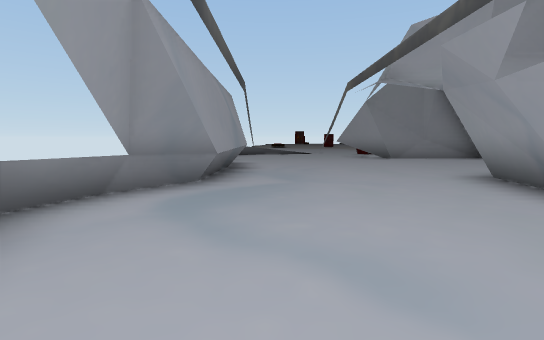
[1] (above)

12 first-person views from a walk through a scene from a Unity 3-D project. The camera is 1.4 m above the floor, tilts 6° down and sees 85° across. The floor is counted in squares, 2 m on a side. Each view is taken from the middle of a square. On the plan, view 1 faces up. The plan holds only what a view shows up to about 10 squares ahead; the rest is blank. The place goes on beyond the plan. The player character is not drawn.

[2]
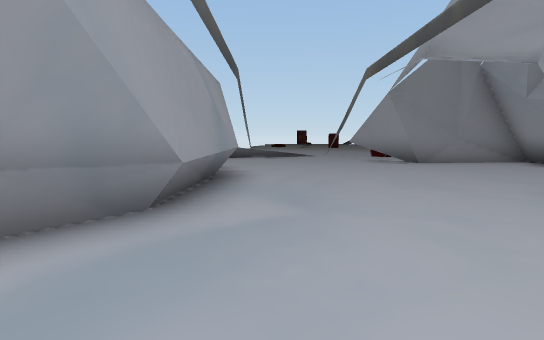

[3]
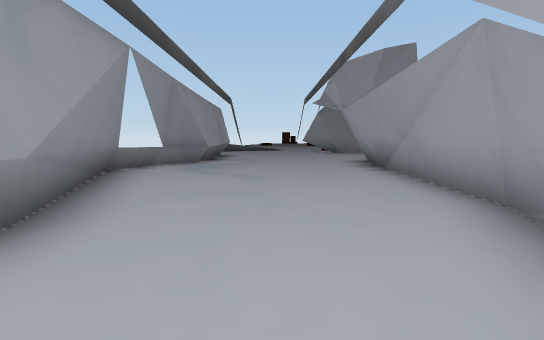

[4]
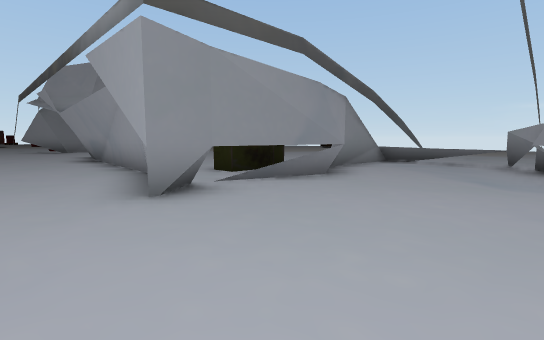

[5]
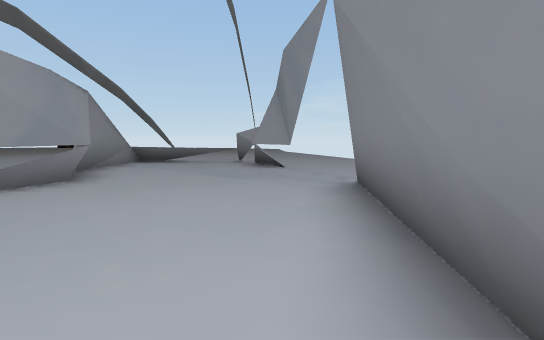

[6]
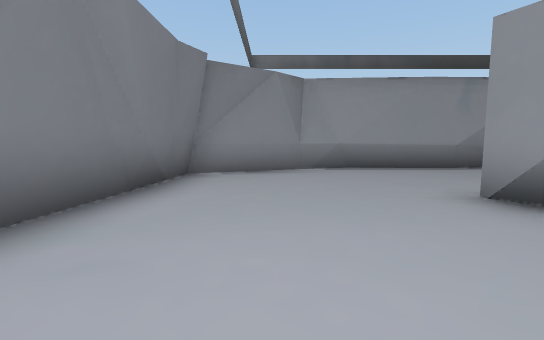

[7]
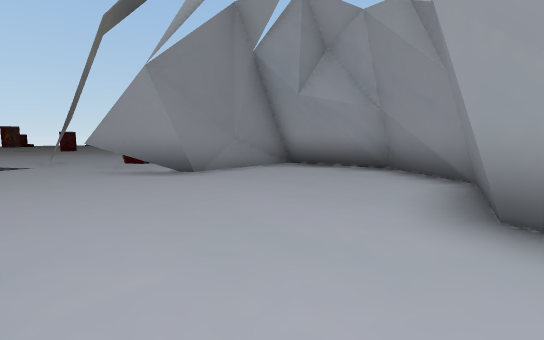

[8]
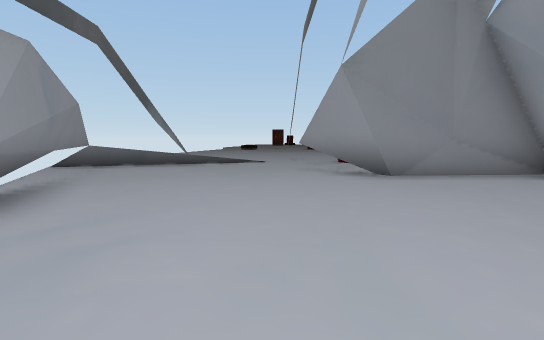

[9]
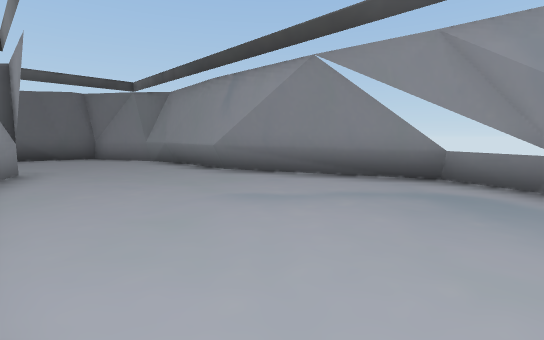

[10]
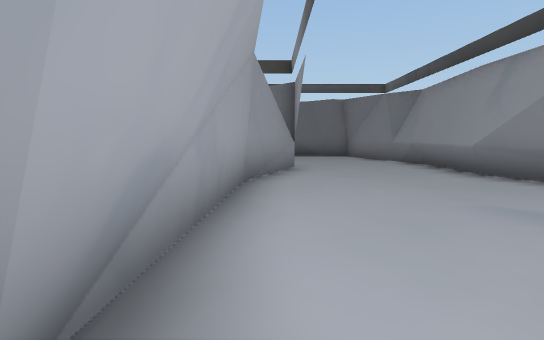

[11]
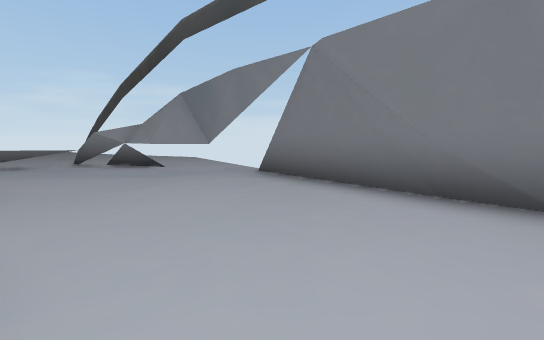

[12]
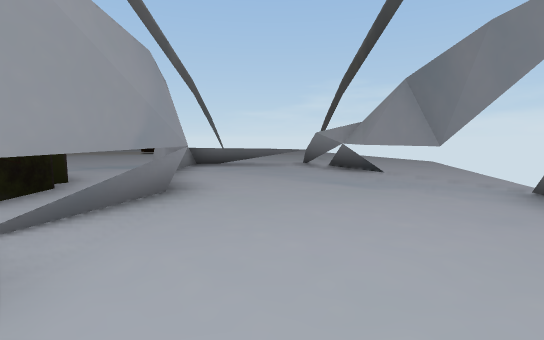

### Floor plan
Points are (right, up) in squares from view 1. A wall is a line through its corners. A room is listed if a view was taken in it or the views show most of it. See-through windows are left out.
Room 1 (views 1, 2, 3, 4, 5, 6, 7, 8, 9, 10, 11, 12)
walls: (3.6, 1.5) (3.3, 3.7) (3.7, 5.4); (3.4, -1) (3.7, 3); (3.9, 5.5) (6.1, 6); (-0.9, -1.2) (-1, -4.6); (-1.8, 4) (-1.8, 3.2); (6.4, 6.1) (7.7, 7.9); (6.4, 6.1) (6.8, 7.1); (-2.4, 2.6) (-0.8, -1.8); (3.4, -3.5) (2.4, -3.5) (2.4, -3); (2.4, -3.5) (3.4, -0.8); (-1, 6.5) (-1, 4.6) (-1.9, 3.6); (6.7, 6.8) (7.5, 8) (7.3, 8.4) (7, 10.3); (6.3, -3.7) (4, -3); (6.2, -3.8) (6.4, -3.4); (6.3, -3.8) (5.7, -3.8); (6.3, -3.8) (3.3, -3.5); (-0.6, 7.8) (-1, 5.1) (-2, 3.8); (7.4, 7.8) (7.1, 8.8); (-1.2, -4.2) (0, -7.5) (1, -7.6); (-1, -4.4) (-0.8, -5.4); (7.6, 8.1) (7.3, 10.6); (-1, 8.7) (-0.7, 7.9) (-0.7, 7.2); (7, 8.7) (6.8, 10.2); (10.2, -2.8) (7.5, -2.9); (6.9, 10) (7, 10.6); (5.5, 10.8) (3.9, 10.5) (2.6, 12.3); (7.1, -6.6) (8.5, -6.6) (9.7, -6); (7.4, 10.6) (5.4, 10.8); (1.9, -7.6) (2.8, -7.8); (-1.8, 10.4) (-0.7, 7.9); (7.2, 10.8) (4.6, 10.7); (5.6, -7.4) (6.1, -7.2); (0.9, -7.6) (2.3, -7.6); (6, -7.4) (7.1, -6.7) (7.8, -6.7); (1.1, -7.7) (5.8, -8.3); (8.6, -6.6) (9.1, -6); (8.1, -7) (10.6, -5.8); (-2.4, 12.2) (-1.7, 10.2)
low walls: (3.7, 2.6) (3.6, 3.5) (3.9, 5.5); (3.4, -3) (2.7, -3.5); (-2, 3.8) (-2.5, 2.5) (-1.7, 0); (-0.9, 7.4) (-1, 5.8); (7.7, 7.9) (7.4, 10.6); (4.2, 10.5) (3.3, 11.7); (-1.8, 9.8) (-1.2, 8.4); (10.3, -4.4) (10.2, -2.8); (10.2, -5.9) (9.9, -2.7)
ways out: gap at (3, 12); gap at (6, -8)

Where each view was taken, in squares from view 1:
view 1: 0 up, 0 right, facing up
view 2: 2 up, 0 right, facing up
view 3: 4 down, 1 right, facing up
view 4: 7 down, 1 right, facing up-right
view 5: 7 down, 1 right, facing right
view 6: 6 down, 6 right, facing left
view 7: 5 up, 1 right, facing up-right
view 8: 5 up, 2 right, facing up
view 9: 4 up, 3 right, facing down-left
view 10: 4 up, 3 right, facing down
view 11: 4 down, 1 right, facing down-right
view 12: 5 down, 2 right, facing right
